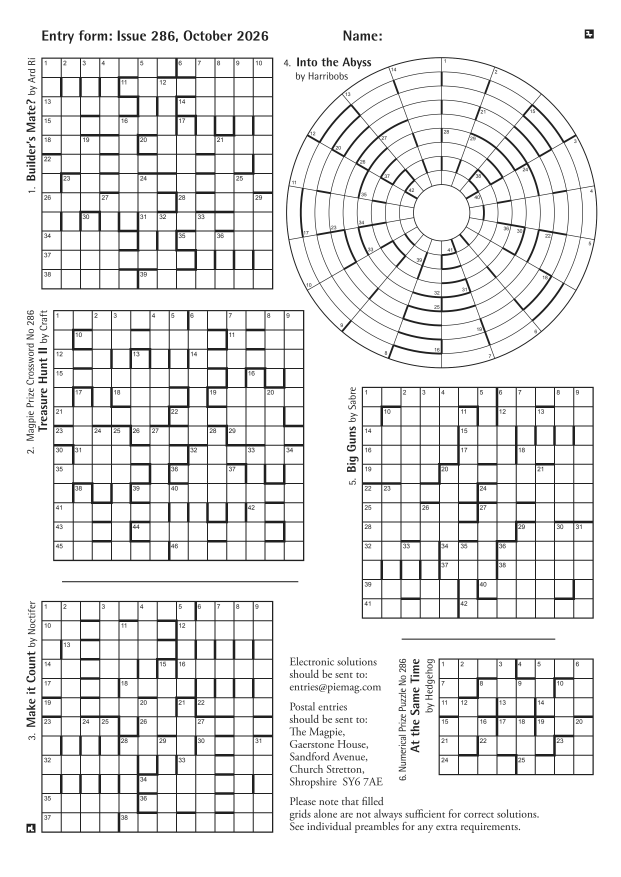
#> input picture python/tests/fixtures/irregular_circular.png, 2481 x 3508 px (shown at 1/4 size); its folder holds only this picture in this run
$ python -i reader.py   (imports and definitions only)
#> lines starting #> are read from the running program, lines starting #| are printed output that depends on the picture; after the words box and inside, x2 and y2 are one past the last pixel; in counts of white or black regions, pixels touching at a corner belong together
#> further down, picture is the input picture: shape (3508, 2481, 3); min 32, max 255, mean 233.9
### src/crossword_transcriber/preprocess.py
"""Image preprocessing for grid detection (grayscale, threshold, denoise).

v1 targets clean scans, so this stays deliberately light. Heavier illumination
correction can be layered in here later for phone-photo support.
"""

from __future__ import annotations

import cv2
import numpy as np


def to_grayscale(image: np.ndarray) -> np.ndarray:
    """Convert a BGR image to single-channel grayscale."""
    if image.ndim == 2:
        return image
    return cv2.cvtColor(image, cv2.COLOR_BGR2GRAY)


def binarize(gray: np.ndarray) -> np.ndarray:
    """Adaptive threshold to a binary image (ink = 255, background = 0).

    Returns an inverted binary image so that grid lines and letters are the
    foreground, which is what the morphology/segmentation stages expect. Adaptive
    (rather than global) thresholding tolerates the mild brightness gradients
    found even in clean scans.
    """
    blurred = cv2.GaussianBlur(gray, (3, 3), 0)
    # Block size scales with image size but stays odd and not too small.
    block_size = max(15, (min(gray.shape[:2]) // 40) | 1)
    if block_size % 2 == 0:
        block_size += 1
    return cv2.adaptiveThreshold(
        blurred,
        255,
        cv2.ADAPTIVE_THRESH_GAUSSIAN_C,
        cv2.THRESH_BINARY_INV,
        block_size,
        10,
    )
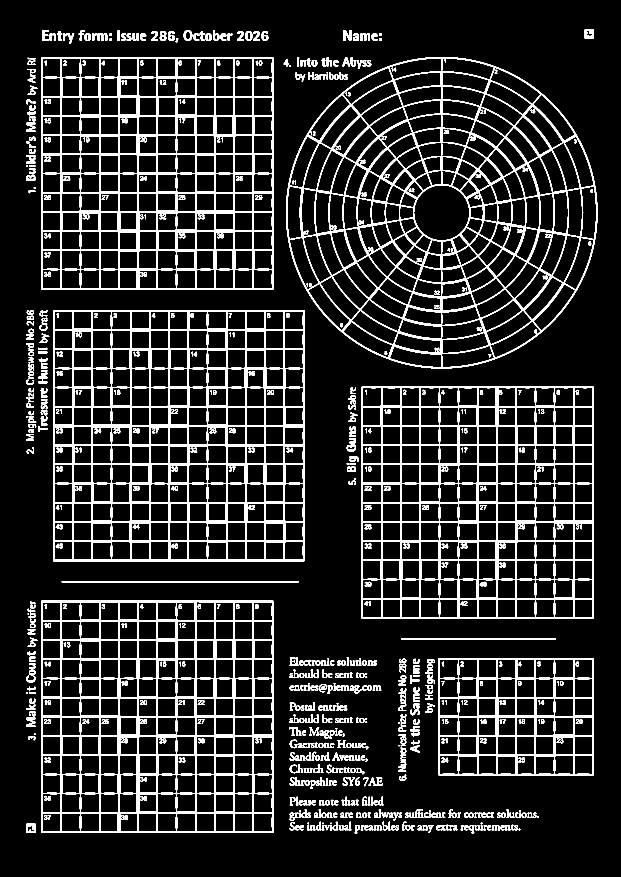
#> returned value: shape (3508, 2481) (shown at 1/4 size); 11.5% white; 914 white regions, largest, box (x1, y1, x2, y2) and area: (212, 1240, 1218, 2245) 175757, (1144, 228, 2390, 1474) 164962, (165, 2403, 1094, 3332) 147660

### src/crossword_transcriber/detection.py
"""Grid detection and perspective rectification.

Detection is driven purely off the line lattice, which is present in both blocked
and barred grids -- we never rely on black blocks existing.
"""

from __future__ import annotations

from dataclasses import dataclass

import cv2
import numpy as np

from .errors import GridDetectionError, GridSegmentationError, MultipleGridsError
from .segmentation import infer_cell_boxes
from .types import BoundingBox, Cell, Point, RectangularGrid


@dataclass
class _RectifiedLattice:
    """The rectified grid lattice plus the transform that produced it.

    Purely an internal intermediate: nothing outside this module needs the
    rectified mask or transform once the public functions below have turned it
    into a :class:`RectangularGrid`.
    """

    # Rectified, axis-aligned binary line mask containing just the grid lattice.
    line_mask: np.ndarray
    # 3x3 perspective transform from source -> rectified coords.
    transform: np.ndarray
    # (width, height) of the rectified space, for warping other source layers.
    size: tuple[int, int]


def extract_line_mask(
    binary: np.ndarray, h_size: int | None = None, v_size: int | None = None
) -> np.ndarray:
    """Isolate the long horizontal and vertical strokes (grid lines).

    Morphological opening with long 1-D kernels keeps only runs longer than the
    kernel, which removes letters and clue numbers while preserving grid lines.
    *h_size*/*v_size* default to a fraction of the image's own width/height, which
    is right for a page's main grid(s) but too large for a single-row/column
    auxiliary grid, whose border strokes span only one cell -- see
    :func:`detect_grids`, which re-extracts with smaller, pitch-derived sizes to
    recover those.
    """
    height, width = binary.shape[:2]
#> height = 3508; width = 2481
    if h_size is None:
        h_size = max(10, width // 20)
#> h_size = 124
    if v_size is None:
        v_size = max(10, height // 20)
#> v_size = 175
    h_kernel = cv2.getStructuringElement(cv2.MORPH_RECT, (h_size, 1))
    v_kernel = cv2.getStructuringElement(cv2.MORPH_RECT, (1, v_size))
#> v_kernel = 175 values from 1 to 1
    horizontal = cv2.morphologyEx(binary, cv2.MORPH_OPEN, h_kernel)
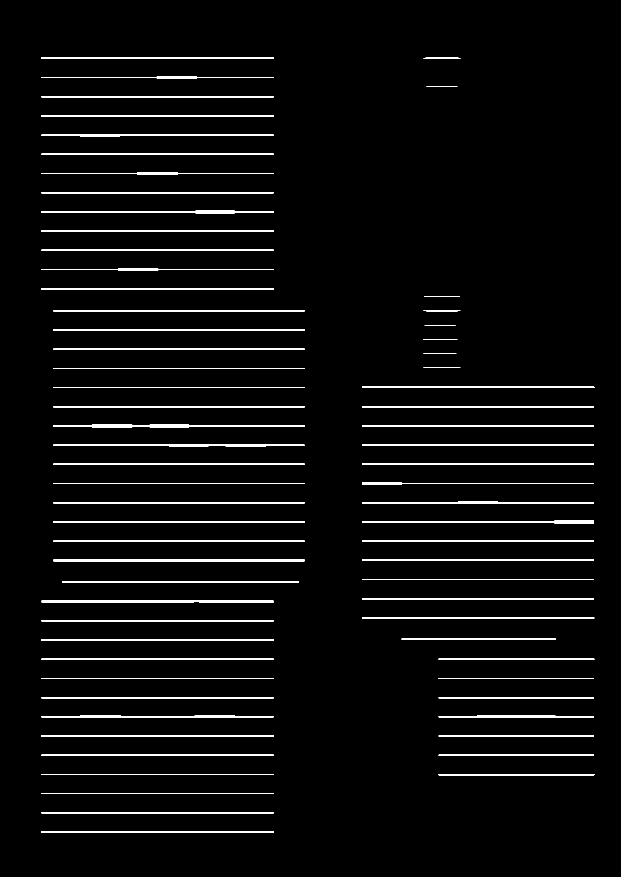
#> horizontal: shape (3508, 2481) (shown at 1/4 size); 2.9% white; 70 white regions, largest, box (x1, y1, x2, y2) and area: (213, 2239, 1219, 2245) 6034, (213, 1699, 1218, 1709) 5934, (213, 1776, 1218, 1786) 5929
    vertical = cv2.morphologyEx(binary, cv2.MORPH_OPEN, v_kernel)
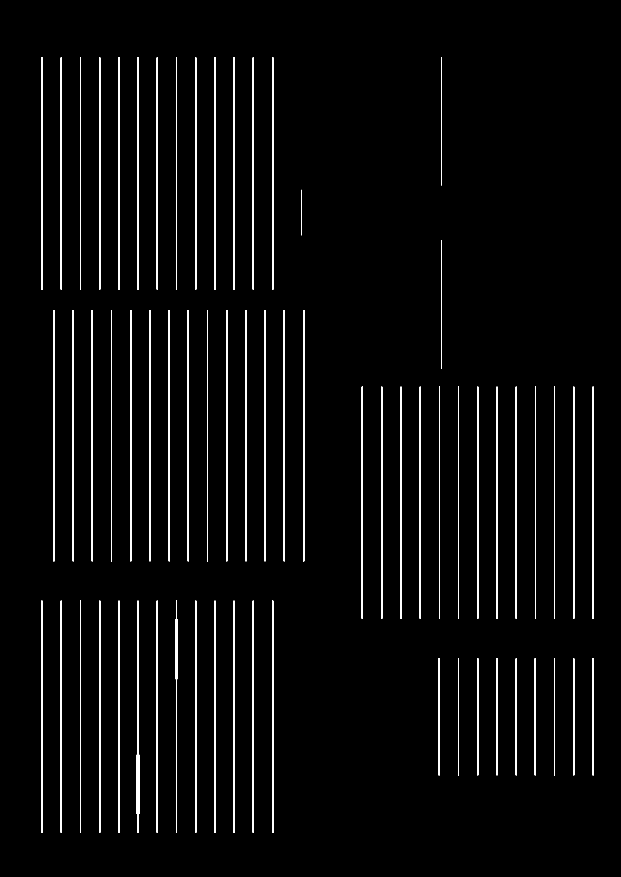
#> vertical: shape (3508, 2481) (shown at 1/4 size); 2.7% white; 65 white regions, largest, box (x1, y1, x2, y2) and area: (212, 1240, 218, 2245) 5949, (1212, 1240, 1218, 2245) 5934, (1088, 230, 1094, 1158) 5540
    return np.asarray(cv2.bitwise_or(horizontal, vertical))
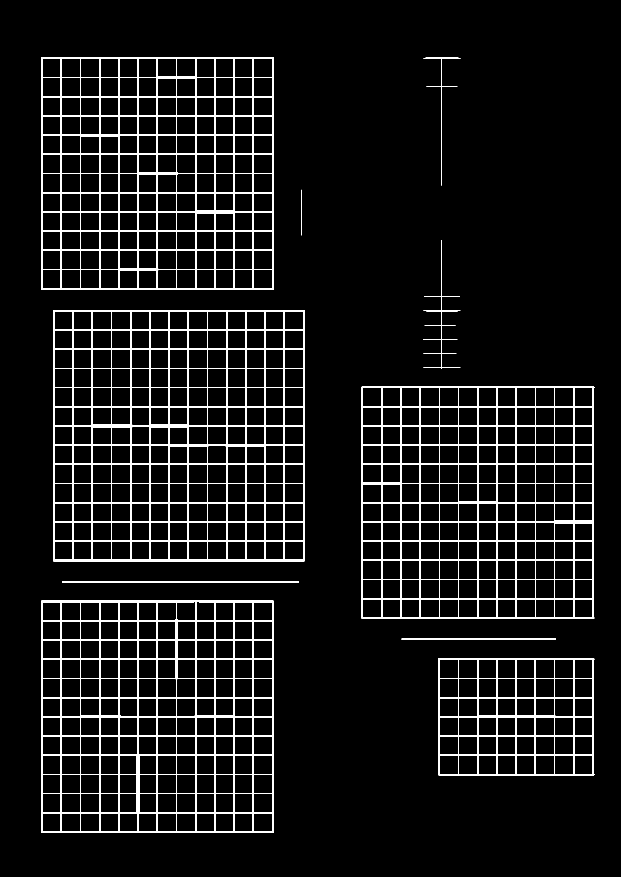
#> returned value: shape (3508, 2481) (shown at 1/4 size); 5.5% white; 10 white regions


def _order_corners(pts: np.ndarray) -> np.ndarray:
    """Order four points as top-left, top-right, bottom-right, bottom-left."""
    rect = np.zeros((4, 2), dtype=np.float32)
    coord_sum = pts.sum(axis=1)
    coord_diff = np.diff(pts, axis=1).ravel()
    rect[0] = pts[np.argmin(coord_sum)]  # top-left: smallest x + y
    rect[2] = pts[np.argmax(coord_sum)]  # bottom-right: largest x + y
    rect[1] = pts[np.argmin(coord_diff)]  # top-right: smallest y - x
    rect[3] = pts[np.argmax(coord_diff)]  # bottom-left: largest y - x
    return rect


_MIN_ABS_AREA = 16.0
_ROW_BAND_FRAC = 0.10


def _contour_to_quad(contour: np.ndarray) -> np.ndarray:
    """Approximate a contour as an ordered 4-corner quad."""
    peri = cv2.arcLength(contour, True)
    approx = cv2.approxPolyDP(contour, 0.02 * peri, True)
    if len(approx) == 4:
        quad = approx.reshape(4, 2).astype(np.float32)
    else:
        quad = cv2.boxPoints(cv2.minAreaRect(contour)).astype(np.float32)
    return _order_corners(quad)


def _find_grid_quads(line_mask: np.ndarray) -> list[np.ndarray]:
    """Find quads for all grid lattices, sorted in reading order.

    Candidates are filtered on absolute area only (not relative to the
    largest grid found): a single-row or single-column grid can be far
    smaller in area than a neighbouring full grid, so a size-ratio cutoff
    would discard it. Non-lattice shapes that sneak past this floor (stray
    strokes, badges) get rejected later when they fail to segment into a
    row/column lattice.
    """
    contours, _ = cv2.findContours(line_mask, cv2.RETR_EXTERNAL, cv2.CHAIN_APPROX_SIMPLE)
#> contours = 10 contours, 1 with area under 20; largest, box (x1, y1, x2, y2) and area: (212, 1240, 1219, 2245) 1008982, (165, 230, 1095, 1158) 860282, (165, 2403, 1095, 3332) 860216, (1447, 1547, 2377, 2475) 859395, (1754, 2633, 2377, 3101) 289477
    if not contours:
        raise GridDetectionError("No line structure found in image")

    h = line_mask.shape[0]

    quads: list[tuple[float, float, np.ndarray]] = []
    for contour in contours:
        if cv2.contourArea(contour) < _MIN_ABS_AREA:
            continue
        quad = _contour_to_quad(contour)
        cx = float(quad[:, 0].mean())
        cy = float(quad[:, 1].mean())
        quads.append((cy, cx, quad))
#> this loop made 10 passes
#> (peri in _contour_to_quad, approx in _contour_to_quad, quad, cx, cy) on passes 1, 3: (2184.3, [[1754, 2634], [1754, 3100], [2376, 3099], [2374, 2633]], [[1754, 2634], [2374, 2633], [2376, 3099], [1754, 3100]], 2064.5, 2866.5), (3723.8, [[165, 2403], [166, 3331], [1094, 3330], [1093, 2403]], [[165, 2403], [1093, 2403], [1094, 3330], [166, 3331]], 629.5, 2866.8)
#> after the loop, quads = 9 items

    row_band = h * _ROW_BAND_FRAC
    quads.sort(key=lambda t: (t[0], t[1]))
    rows: list[list[tuple[float, float, np.ndarray]]] = []
    for item in quads:
        if rows and abs(item[0] - rows[-1][0][0]) < row_band:
            rows[-1].append(item)
        else:
            rows.append([item])
#> this loop made 9 passes
#> after the loop, rows = 5 items
    for row in rows:
        row.sort(key=lambda t: t[1])
#> this loop made 5 passes

    return [quad for row in rows for _, _, quad in row]


def _rectify_quad(line_mask: np.ndarray, quad: np.ndarray) -> _RectifiedLattice:
    """Compute a perspective-rectified lattice from a single quad."""
    top_left, top_right, bottom_right, bottom_left = quad
#> top_left = [165, 230]; top_right = [1093, 230]; bottom_right = [1094, 1156]; bottom_left = [165, 1157]

    width = int(
        round(
            max(
                np.linalg.norm(top_right - top_left),
                np.linalg.norm(bottom_right - bottom_left),
            )
        )
    )
#> width = 929
    height = int(
        round(
            max(
                np.linalg.norm(bottom_left - top_left),
                np.linalg.norm(bottom_right - top_right),
            )
        )
    )
#> height = 927
    if width < 2 or height < 2:
        raise GridDetectionError(f"Degenerate grid size: {width}x{height}")

    dst = np.array(
        [[0, 0], [width - 1, 0], [width - 1, height - 1], [0, height - 1]],
        dtype=np.float32,
    )
#> dst = [[0, 0], [928, 0], [928, 926], [0, 926]]
    transform = cv2.getPerspectiveTransform(quad, dst)
#> transform = [[0.999, -2.88e-18, -164.8], [-1.88e-16, 1, -230], [-1.16e-06, 1.16e-06, 1]]
    rectified = cv2.warpPerspective(line_mask, transform, (width, height))
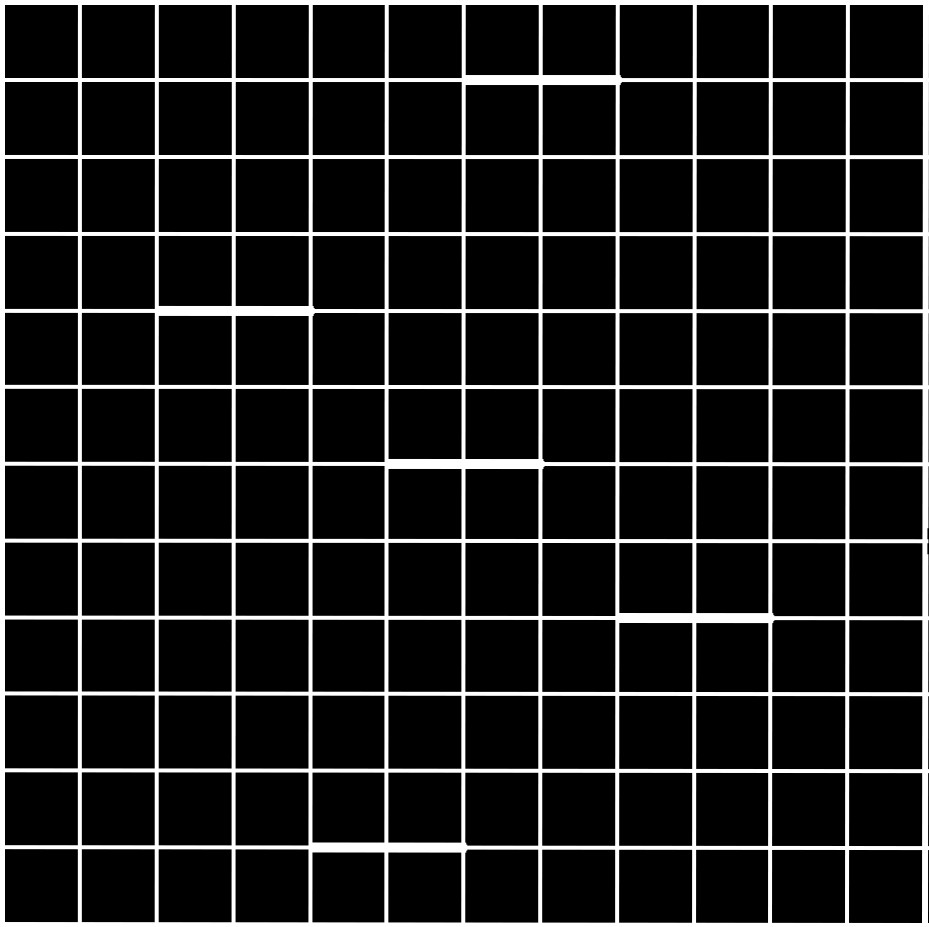
#> rectified: shape (927, 929); min 0, max 255, mean 30.2
    return _RectifiedLattice(line_mask=rectified, transform=transform, size=(width, height))


# [30 lines left out: functions _polygon_from_box, _build_rectangular_grid, not called in this run]


def _segment_quad(
    line_mask: np.ndarray, quad: np.ndarray
) -> tuple[_RectifiedLattice, list[list[BoundingBox]]] | None:
    """Rectify and segment one candidate quad, or None if it isn't a real lattice."""
    try:
        lattice = _rectify_quad(line_mask, quad)
        boxes = infer_cell_boxes(lattice.line_mask)
    except (GridDetectionError, GridSegmentationError):
        return None
    return lattice, boxes


# [5 lines left out: function _cell_pitch, not called in this run]


_PITCH_TOLERANCE = 0.20
_FINE_KERNEL_RATIO = 0.6


def _resolve_candidates(
    line_mask: np.ndarray,
) -> list[tuple[_RectifiedLattice, list[list[BoundingBox]]]]:
    return [
        result for quad in _find_grid_quads(line_mask) if (result := _segment_quad(line_mask, quad))
    ]


def detect_grids(binary: np.ndarray) -> list[RectangularGrid]:
    """Detect all crossword grids in the image, sorted in reading order.

    Candidate quads that don't resolve into a row/column lattice at all (too
    few lines, a degenerate size) are skipped outright. Quads that do, but
    whose cell size is way off from the page's dominant grid -- a badge, logo,
    or stray stroke that happens to bound a tiny 1x1 or 2x1 lattice -- are
    skipped too: real auxiliary grids on a crossword page (including
    single-row/single-column ones) share the same cell pitch as the main
    grid, so a mismatch is a strong signal it isn't actually a grid.
    """
    coarse_mask = extract_line_mask(binary)
    candidates = _resolve_candidates(coarse_mask)
    if not candidates:
        raise GridDetectionError("No valid grid lattice found in image")

    reference_lattice, reference_boxes = max(candidates, key=lambda c: len(c[1]) * len(c[1][0]))
    ref_col_pitch, ref_row_pitch = _cell_pitch(reference_lattice, reference_boxes)

    # The coarse mask's kernel is sized off the whole image, so it erases the
    # border strokes of a single-row/column grid (only one cell pitch long) even
    # though it correctly preserves the main grid's much longer borders. Re-extract
    # with a kernel sized off the now-known reference pitch to recover those, and
    # fold the result into the coarse mask so nothing found there is lost.
    fine_h = max(10, int(ref_col_pitch * _FINE_KERNEL_RATIO))
    fine_v = max(10, int(ref_row_pitch * _FINE_KERNEL_RATIO))
    fine_mask = extract_line_mask(binary, h_size=fine_h, v_size=fine_v)
    merged_mask = np.asarray(cv2.bitwise_or(coarse_mask, fine_mask))
    candidates = _resolve_candidates(merged_mask)

    grids: list[RectangularGrid] = []
    for lattice, boxes in candidates:
        col_pitch, row_pitch = _cell_pitch(lattice, boxes)
        if (
            abs(col_pitch - ref_col_pitch) > _PITCH_TOLERANCE * ref_col_pitch
            or abs(row_pitch - ref_row_pitch) > _PITCH_TOLERANCE * ref_row_pitch
        ):
            continue
        grids.append(_build_rectangular_grid(binary.shape, lattice, boxes))
    if not grids:
        raise GridDetectionError("No valid grid lattice found in image")
    return grids


def detect_grid(binary: np.ndarray, grid_index: int | None = None) -> RectangularGrid:
    """Locate a crossword lattice on the page and segment it into a grid.

    When the image contains multiple grids, *grid_index* (1-based, reading
    left-to-right then top-to-bottom) selects which grid to return. If the
    image contains a single grid, *grid_index* may be omitted.

    Raises :class:`MultipleGridsError` when multiple grids are found and no
    *grid_index* is given, or :class:`GridSegmentationError` if a lattice is
    found but its cells can't be resolved into rows/columns.
    """
    grids = detect_grids(binary)

    if grid_index is None:
        if len(grids) == 1:
            return grids[0]
        raise MultipleGridsError(len(grids))

    if grid_index < 1 or grid_index > len(grids):
        raise GridDetectionError(
            f"grid_index {grid_index} out of range; image has {len(grids)} grid(s)"
        )
    return grids[grid_index - 1]

### src/crossword_transcriber/segmentation.py
"""Infer grid dimensions and per-cell pixel bounds from a rectified grid."""

from __future__ import annotations

import numpy as np

from .errors import GridSegmentationError
from .types import BoundingBox


def _find_line_positions(profile: np.ndarray, min_value: float, min_gap: float) -> list[float]:
    """Locate grid-line centres from a 1-D projection profile.

    Each contiguous run of columns/rows whose projected ink exceeds ``min_value``
    is one grid line; its centre is the run midpoint. Runs whose centres fall
    within ``min_gap`` are merged to absorb thick lines split by anti-aliasing.
    """
    above = profile >= min_value
    positions: list[float] = []
    start: int | None = None
    for i, flag in enumerate(above):
        if flag and start is None:
            start = i
        elif not flag and start is not None:
            positions.append((start + i - 1) / 2.0)
            start = None
    if start is not None:
        positions.append((start + len(above) - 1) / 2.0)

    merged: list[float] = []
    for pos in positions:
        if merged and pos - merged[-1] < min_gap:
            merged[-1] = (merged[-1] + pos) / 2.0
        else:
            merged.append(pos)
    return merged


def infer_cell_boxes(rectified_line_mask: np.ndarray) -> list[list[BoundingBox]]:
    """Determine rows/cols and the bounding box of every cell.

    Project the line mask onto the X and Y axes; peaks are grid lines, and the
    gaps between consecutive lines define the cells. Works for blocked and barred
    grids alike since both share a full line lattice.
    """
    height, width = rectified_line_mask.shape[:2]
    mask = (rectified_line_mask > 0).astype(np.float32)
#> mask: shape (927, 929) float32; values 0 (black) and 1 (white), 14.1% white; 1 white region, box (x1, y1, x2, y2) and area: (0, 0, 929, 927) 121506
#> (the rest of the program and of its run is left out)
